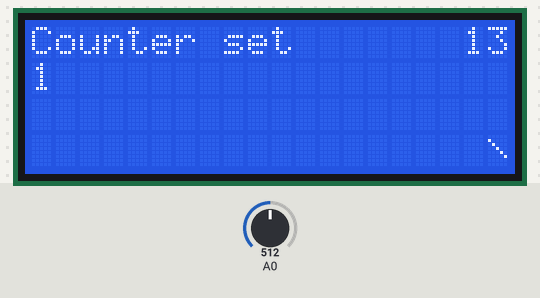
Simulated run of this program. Board: Arduino Nano, built with avr-gcc and run on an emulated ATmega328P. On the bench: 20×4 character LCD. The inputs (shaded band) are chosen by the test bench; at power-on: A0 = 512. Storage starts empty; what the program prints to the serial monitor is not drawn.

Above: at 2.8 s.
2.9 s: A0 set to 716
At 18.5 s:
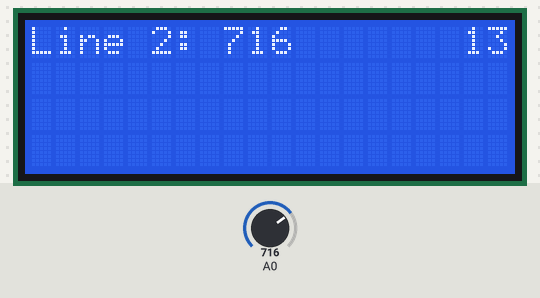
27.6 s: A0 set to 900
At 35.8 s:
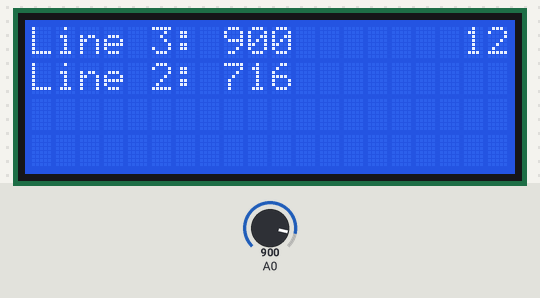
38.3 s: A0 set to 1023
At 50.8 s:
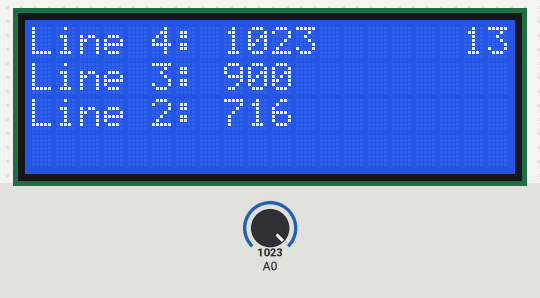

The program:

main.cpp
```cpp
#include <Arduino.h>

#include <SPI.h>
#include <SdFat.h>
#include <Wire.h>
#include <LiquidCrystal_I2C.h>

SdFat sd;
const uint8_t CS_PIN = 10;
unsigned long lineNumber = 0;

// LCD 4x20 на I2C адресе 0x27
LiquidCrystal_I2C lcd(0x27, 20, 4);

// Буфер для прокрутки текста
String lcdBuffer[4] = {"", "", "", ""};
unsigned long lastUpdate = 0;
// Единый интервал для обновления экрана и проверки данных
const unsigned long UPDATE_INTERVAL_MS = 16000; // мс

// Spinner и Countdown вынесены в отдельные файлы
#include "spinner.h"
#include "countdown.h"
#include "logger.h"

// Создаём экземпляры спиннера, обратного отсчёта времени и логера
Spinner spinner(lcd, 19, 3);
Countdown countdown(lcd, 19, 0);
Logger logger(sd);

void setup() {
  Serial.begin(9600);
  pinMode(CS_PIN, OUTPUT);
  digitalWrite(CS_PIN, HIGH);         // сначала отпускаем шину

  // Инициализация LCD
  lcd.init();
  lcd.backlight();
  lcd.print("Init...");

  // Инициализируем spinner (создаёт пользовательский символ)
  spinner.init();
  // Устанавливаем интервал отсчёта времени и синхронизируем с текущим временем
  countdown.setInterval(UPDATE_INTERVAL_MS);
  countdown.setLastUpdateTime(millis());

  if (!sd.begin(CS_PIN, SD_SCK_MHZ(25))) {
    Serial.println("SD ошибка!");
    lcd.clear();
    lcd.print("SD error!");
    while(1);
  }
  Serial.println("Pisec готов");
  lcd.clear();
  lcd.print("Ready!");

  // Читаем последний номер лога из имён файлов на SD
  Serial.println("Scanning for log files...");
  spinner.start();

  unsigned long lastLogNumber = logger.findLastLogNumber();
  lineNumber = lastLogNumber + 1;

  Serial.print("Last log number: ");
  Serial.println(lastLogNumber);
  Serial.print("Starting with counter: ");
  Serial.println(lineNumber);

  lcd.clear();
  lcd.setCursor(0, 0);
  lcd.print("Counter set");
  lcd.setCursor(0, 1);
  lcd.print(lineNumber);
  delay(1500);
  spinner.stop();
  Serial.println("Готов к записи");
}

// spinner logic moved into Spinner class

void loop() {
  // Проверка интервала для записи данных и обновления экрана
  if (millis() - lastUpdate >= UPDATE_INTERVAL_MS) {
    lastUpdate = millis();
    // Синхронизируем countdown с текущим временем обновления
    countdown.setLastUpdateTime(lastUpdate);

    spinner.start();
    File f = logger.openCurrentLog(lineNumber);
    if (f) {
      lineNumber++;
      f.print(lineNumber);
      f.print(",");
      f.print(millis()/1000);
      f.print(",");
      f.println(analogRead(A0));   // example: humidity
      f.close();
      Serial.print("Line ");
      Serial.print(lineNumber);
      Serial.println(" written");

      // LCD buffer update (scroll up)
      lcdBuffer[3] = lcdBuffer[2];
      lcdBuffer[2] = lcdBuffer[1];
      lcdBuffer[1] = lcdBuffer[0];

      String newLine = "Line ";
      newLine += lineNumber;
      newLine += ": ";
      newLine += analogRead(A0);
      lcdBuffer[0] = newLine;
    }
    spinner.stop();
    // Шину НЕ освобождаем — мы главные по записи

    // Обновление LCD дисплея
    lcd.clear();
    for (int i = 0; i < 4; i++) {
      lcd.setCursor(0, i);
      lcd.print(lcdBuffer[i]);
    }
  }

  spinner.update();
  countdown.update();  // Вызываем постоянно, чтобы отсчёт обновлялся
}
```

countdown.h
```cpp
#pragma once

#include <Arduino.h>
#include <LiquidCrystal_I2C.h>

class Countdown {
public:
  Countdown(LiquidCrystal_I2C &lcd, uint8_t col_end = 19, uint8_t row = 0);

  // Установить интервал (в миллисекундах)
  void setInterval(unsigned long interval_ms);

  // Установить время последнего обновления (синхронизация с main.cpp)
  void setLastUpdateTime(unsigned long last_update);

  // Обновить и вывести оставшееся время (вызывать часто)
  void update();

private:
  LiquidCrystal_I2C* _lcd;
  uint8_t _colEnd, _row;
  unsigned long _intervalMs;
  unsigned long _lastUpdateTime;
  int _prevFieldLen;

  // Вспомогательные методы
  unsigned long getTimeUntilNext() const;
  void printRightAligned(const String &text);
};
```

logger.h
```cpp
#pragma once

#include <Arduino.h>
#include <SdFat.h>

class Logger {
public:
  Logger(SdFat &sd);

  // Найти последний файл лога и получить максимальный номер логера из имён файлов
  unsigned long findLastLogNumber();

  // Получить имя файла логера на основе номера (например, log_001.csv)
  String getLogFilename(unsigned long logNumber);

  // Открыть текущий файл логера для записи
  File openCurrentLog(unsigned long logNumber);

private:
  SdFat* _sd;

  // Вспомогательный метод для извлечения номера из имени файла (log_NNN.csv)
  unsigned long extractLogNumber(const char* filename);
};
```

spinner.h
```cpp
#pragma once

#include <Arduino.h>
#include <LiquidCrystal_I2C.h>

class Spinner {
public:
  Spinner(LiquidCrystal_I2C &lcd, uint8_t col = 19, uint8_t row = 3);

  // Инициализация (создание пользовательского символа)
  void init();

  // Запуск/остановка спиннера
  void start();
  void stop();

  // Обновление состояния (должно вызываться часто)
  void update();

private:
  LiquidCrystal_I2C* _lcd;
  uint8_t _col, _row;
  bool _active;
  unsigned long _lastUpdate;
  int _state;
  unsigned long _fadeStart;

  static const int SPINNER_UPDATE;    // ms
  static const int SPINNER_FADE_TIME; // ms
  static const char _chars[5];        // символы спиннера (добавлен '*')
  static byte _backslashChar[8];      // шаблон пользовательского символа

  void printChar(char c);
};
```

countdown.cpp
```cpp
#include "countdown.h"

Countdown::Countdown(LiquidCrystal_I2C &lcd, uint8_t col_end, uint8_t row)
  : _lcd(&lcd), _colEnd(col_end), _row(row), _intervalMs(5000), _lastUpdateTime(millis()), _prevFieldLen(0) {}

void Countdown::setInterval(unsigned long interval_ms) {
  _intervalMs = interval_ms;
}

void Countdown::setLastUpdateTime(unsigned long last_update) {
  _lastUpdateTime = last_update;
}

unsigned long Countdown::getTimeUntilNext() const {
  if (_lastUpdateTime == 0) {
    return _intervalMs / 1000UL;
  }
  unsigned long now = millis();
  unsigned long elapsed = now - _lastUpdateTime;

  // Защита от переполнения и выхода за границы
  if (elapsed > _intervalMs) {
    return 0;
  }

  unsigned long remaining = _intervalMs - elapsed;
  return remaining / 1000UL;
}

void Countdown::printRightAligned(const String &text) {
  String tstr = text;
  size_t maxWidth = (size_t)(_colEnd + 1); // максимально доступная ширина от 0 до colEnd

  // Обрежем строку, если она больше доступной ширины (покажем правую часть)
  if (tstr.length() > maxWidth) {
    tstr = tstr.substring(tstr.length() - maxWidth);
  }

  // Вычислим желаемую ширину поля: минимум 2, не меньше предыдущей длины
  size_t desiredWidth = 2;
  if ((size_t)_prevFieldLen > desiredWidth) desiredWidth = (size_t)_prevFieldLen;
  if (tstr.length() > desiredWidth) desiredWidth = tstr.length();
  if (desiredWidth > maxWidth) desiredWidth = maxWidth;

  // Создаём строку с ведущими нулями
  String padded = tstr;
  while (padded.length() < desiredWidth) {
    padded = String('0') + padded;
  }

  int newLen = padded.length();
  int newStart = _colEnd - newLen + 1;
  if (newStart < 0) newStart = 0;

  int prevLen = _prevFieldLen;
  int prevStart = (prevLen > 0) ? (_colEnd - prevLen + 1) : newStart;

  int clearStart = min(prevStart, newStart);
  if (clearStart < 0) clearStart = 0;
  int clearLen = max(prevLen, newLen);
  if (clearStart + clearLen - 1 > _colEnd) clearLen = _colEnd - clearStart + 1;

  // Очистим область, где могли остаться символы
  if (clearLen > 0) {
    _lcd->setCursor(clearStart, _row);
    for (int i = 0; i < clearLen; i++) _lcd->print(' ');
  }

  // Печать новой строки, выровненной по правому краю с ведущими нулями
  _lcd->setCursor(newStart, _row);
  _lcd->print(padded);
  _prevFieldLen = newLen;
}

void Countdown::update() {
  unsigned long timeUntilNext = getTimeUntilNext();
  String tstr = String(timeUntilNext);
  printRightAligned(tstr);
}
```

logger.cpp
```cpp
#include "logger.h"

Logger::Logger(SdFat &sd) : _sd(&sd) {}

unsigned long Logger::extractLogNumber(const char* filename) {
  // Ожидаем формат: log_NNN.csv
  // Извлекаем число из позиции 4-6
  if (strlen(filename) >= 11 && strncmp(filename, "log_", 4) == 0) {
    String numStr = String(filename).substring(4, 7);
    return numStr.toInt();
  }
  return 0;
}

unsigned long Logger::findLastLogNumber() {
  unsigned long maxNumber = 0;
  File root = _sd->open("/");

  if (!root) {
    return 0;
  }

  File file = root.openNextFile();
  while (file) {
    if (!file.isDir()) {
      char filename[256];
      file.getName(filename, sizeof(filename));
      Serial.print("Found file: ");
      Serial.println(filename);
      unsigned long num = extractLogNumber(filename);
      if (num > maxNumber) {
        maxNumber = num;
      }
    }
    file.close();
    file = root.openNextFile();
  }

  root.close();
  return maxNumber;
}

String Logger::getLogFilename(unsigned long logNumber) {
  String filename = "log_";
  if (logNumber < 10) {
    filename += "00";
  } else if (logNumber < 100) {
    filename += "0";
  }
  filename += logNumber;
  filename += ".csv";
  return filename;
}

File Logger::openCurrentLog(unsigned long logNumber) {
  String filename = getLogFilename(logNumber);
  return _sd->open(filename.c_str(), FILE_WRITE);
}
```

spinner.cpp
```cpp
#include "spinner.h"

// Значения констант
const int Spinner::SPINNER_UPDATE = 110;
const int Spinner::SPINNER_FADE_TIME = 1300; // 2 секунды
const char Spinner::_chars[5] = {'|','/','-', 7, '*'}; // добавлен '*'

// Пиксельный шаблон обратного слеша (код 7)
byte Spinner::_backslashChar[8] = {
  B00000,
  B10000,
  B01000,
  B00100,
  B00010,
  B00001,
  B00000,
  B00000
};

Spinner::Spinner(LiquidCrystal_I2C &lcd, uint8_t col, uint8_t row)
  : _lcd(&lcd), _col(col), _row(row), _active(false), _lastUpdate(0), _state(0), _fadeStart(0) {}

void Spinner::init() {
  // createChar требует массив byte (не const)
  _lcd->createChar(7, _backslashChar);
}

void Spinner::start() {
  _active = true;
  _state = 0;
  _lastUpdate = millis();
  _fadeStart = 0;
}

void Spinner::stop() {
  _active = false;
  _fadeStart = millis();
}

void Spinner::update() {
  if (_active) {
    if (millis() - _lastUpdate >= SPINNER_UPDATE) {
      _lastUpdate = millis();
      _lcd->setCursor(_col, _row);
      printChar(_chars[_state]);
      _state = (_state + 1) % 5;
    }
    return;
  }

  if (_fadeStart != 0) {
    unsigned long elapsed = millis() - _fadeStart;
    if (elapsed >= SPINNER_FADE_TIME) {
      _lcd->setCursor(_col, _row);
      _lcd->print(" ");
      _fadeStart = 0;
    } else {
      unsigned long interval = SPINNER_UPDATE + (SPINNER_FADE_TIME - elapsed) / 4;
      if (millis() - _lastUpdate >= interval) {
        _lastUpdate = millis();
        _lcd->setCursor(_col, _row);
        printChar(_chars[_state]);
        _state = (_state + 1) % 5;
      }
    }
  }
}

void Spinner::printChar(char c) {
  if (c == 7) {
    _lcd->write((uint8_t)7);
  } else {
    _lcd->print(c);
  }
}
```
